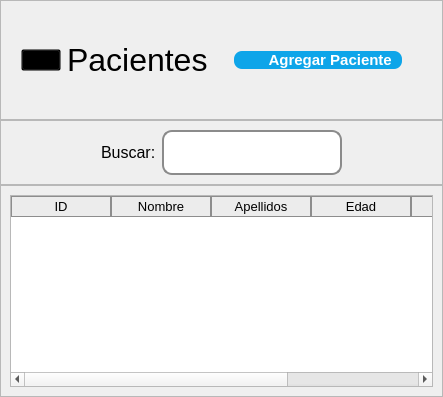
            <widget class="QWidget" name="pagPacientes">
             <layout class="QVBoxLayout" name="verticalLayout_12" stretch="0,0,0">
              <property name="spacing">
               <number>0</number>
              </property>
              <property name="leftMargin">
               <number>0</number>
              </property>
              <property name="topMargin">
               <number>0</number>
              </property>
              <property name="rightMargin">
               <number>0</number>
              </property>
              <property name="bottomMargin">
               <number>0</number>
              </property>
              <item alignment="Qt::AlignTop">
               <widget class="QFrame" name="frame_20">
                <property name="sizePolicy">
                 <sizepolicy hsizetype="Preferred" vsizetype="Expanding">
                  <horstretch>0</horstretch>
                  <verstretch>0</verstretch>
                 </sizepolicy>
                </property>
                <property name="minimumSize">
                 <size>
                  <width>0</width>
                  <height>120</height>
                 </size>
                </property>
                <property name="frameShape">
                 <enum>QFrame::StyledPanel</enum>
                </property>
                <property name="frameShadow">
                 <enum>QFrame::Raised</enum>
                </property>
                <layout class="QHBoxLayout" name="horizontalLayout_11">
                 <property name="spacing">
                  <number>6</number>
                 </property>
                 <property name="leftMargin">
                  <number>20</number>
                 </property>
                 <property name="topMargin">
                  <number>20</number>
                 </property>
                 <property name="rightMargin">
                  <number>20</number>
                 </property>
                 <property name="bottomMargin">
                  <number>20</number>
                 </property>
                 <item>
                  <widget class="QPushButton" name="pushButton_16">
                   <property name="styleSheet">
                    <string notr="true">QPushButton{
	background-color: transparent;
}</string>
                   </property>
                   <property name="text">
                    <string/>
                   </property>
                   <property name="icon">
                    <iconset>
                     <normaloff>img/pacientesPag.svg</normaloff>img/pacientesPag.svg</iconset>
                   </property>
                   <property name="iconSize">
                    <size>
                     <width>80</width>
                     <height>80</height>
                    </size>
                   </property>
                  </widget>
                 </item>
                 <item>
                  <widget class="QLabel" name="lblBienvenenida_3">
                   <property name="sizePolicy">
                    <sizepolicy hsizetype="Preferred" vsizetype="Expanding">
                     <horstretch>0</horstretch>
                     <verstretch>0</verstretch>
                    </sizepolicy>
                   </property>
                   <property name="font">
                    <font>
                     <family>Arial</family>
                     <pointsize>24</pointsize>
                    </font>
                   </property>
                   <property name="text">
                    <string>Pacientes</string>
                   </property>
                  </widget>
                 </item>
                 <item>
                  <widget class="QPushButton" name="btnAgregarPaciente">
                   <property name="sizePolicy">
                    <sizepolicy hsizetype="Expanding" vsizetype="Fixed">
                     <horstretch>0</horstretch>
                     <verstretch>0</verstretch>
                    </sizepolicy>
                   </property>
                   <property name="maximumSize">
                    <size>
                     <width>16777215</width>
                     <height>16777215</height>
                    </size>
                   </property>
                   <property name="font">
                    <font>
                     <family>Arial</family>
                     <pointsize>11</pointsize>
                     <weight>75</weight>
                     <bold>true</bold>
                    </font>
                   </property>
                   <property name="cursor">
                    <cursorShape>PointingHandCursor</cursorShape>
                   </property>
                   <property name="layoutDirection">
                    <enum>Qt::LeftToRight</enum>
                   </property>
                   <property name="styleSheet">
                    <string notr="true">QPushButton{
	background-color: #0EA5E9;
	border: none;
	padding-left: 10px;
	padding-right: 10px;
	color: #fff;
	margin-left: 20px;
	margin-right: 20px;
	border-radius: 8px;
}

QPushButton::hover{
	background-color: #0284c7;
}</string>
                   </property>
                   <property name="text">
                    <string>      Agregar Paciente</string>
                   </property>
                   <property name="icon">
                    <iconset>
                     <normaloff>img/add.svg</normaloff>img/add.svg</iconset>
                   </property>
                   <property name="iconSize">
                    <size>
                     <width>20</width>
                     <height>50</height>
                    </size>
                   </property>
                  </widget>
                 </item>
                </layout>
               </widget>
              </item>
              <item alignment="Qt::AlignTop">
               <widget class="QFrame" name="frame_19">
                <property name="minimumSize">
                 <size>
                  <width>0</width>
                  <height>55</height>
                 </size>
                </property>
                <property name="maximumSize">
                 <size>
                  <width>16777215</width>
                  <height>80</height>
                 </size>
                </property>
                <property name="frameShape">
                 <enum>QFrame::StyledPanel</enum>
                </property>
                <property name="frameShadow">
                 <enum>QFrame::Raised</enum>
                </property>
                <layout class="QHBoxLayout" name="horizontalLayout_10">
                 <property name="leftMargin">
                  <number>100</number>
                 </property>
                 <property name="rightMargin">
                  <number>100</number>
                 </property>
                 <item>
                  <widget class="QLabel" name="label_7">
                   <property name="sizePolicy">
                    <sizepolicy hsizetype="Preferred" vsizetype="Preferred">
                     <horstretch>0</horstretch>
                     <verstretch>0</verstretch>
                    </sizepolicy>
                   </property>
                   <property name="font">
                    <font>
                     <family>Arial</family>
                     <pointsize>12</pointsize>
                    </font>
                   </property>
                   <property name="text">
                    <string>Buscar:</string>
                   </property>
                  </widget>
                 </item>
                 <item>
                  <widget class="QLineEdit" name="inpBusquedaPacientes">
                   <property name="sizePolicy">
                    <sizepolicy hsizetype="Expanding" vsizetype="MinimumExpanding">
                     <horstretch>0</horstretch>
                     <verstretch>0</verstretch>
                    </sizepolicy>
                   </property>
                   <property name="font">
                    <font>
                     <family>Arial</family>
                     <pointsize>12</pointsize>
                    </font>
                   </property>
                   <property name="styleSheet">
                    <string notr="true">QLineEdit{
	border-radius: 10px;
	border: 2px solid #8B8B8B;
	padding: 10px;
	color: #525252;
}</string>
                   </property>
                   <property name="text">
                    <string/>
                   </property>
                   <property name="alignment">
                    <set>Qt::AlignCenter</set>
                   </property>
                  </widget>
                 </item>
                </layout>
               </widget>
              </item>
              <item>
               <widget class="QFrame" name="frame_21">
                <property name="sizePolicy">
                 <sizepolicy hsizetype="Preferred" vsizetype="Expanding">
                  <horstretch>0</horstretch>
                  <verstretch>0</verstretch>
                 </sizepolicy>
                </property>
                <property name="frameShape">
                 <enum>QFrame::StyledPanel</enum>
                </property>
                <property name="frameShadow">
                 <enum>QFrame::Raised</enum>
                </property>
                <layout class="QVBoxLayout" name="verticalLayout_11">
                 <item>
                  <widget class="QTableWidget" name="tblPacientes">
                   <property name="font">
                    <font>
                     <family>Arial</family>
                     <pointsize>12</pointsize>
                    </font>
                   </property>
                   <property name="styleSheet">
                    <string notr="true">QHeaderView::section{
	background-color: #ECECEC;
	border: 1px solid #8d8d8d;
}</string>
                   </property>
                   <property name="textElideMode">
                    <enum>Qt::ElideMiddle</enum>
                   </property>
                   <column>
                    <property name="text">
                     <string>ID</string>
                    </property>
                    <property name="font">
                     <font>
                      <family>Arial</family>
                      <pointsize>10</pointsize>
                     </font>
                    </property>
                   </column>
                   <column>
                    <property name="text">
                     <string>Nombre</string>
                    </property>
                    <property name="font">
                     <font>
                      <family>Arial</family>
                      <pointsize>10</pointsize>
                     </font>
                    </property>
                   </column>
                   <column>
                    <property name="text">
                     <string>Apellidos</string>
                    </property>
                    <property name="font">
                     <font>
                      <family>Arial</family>
                      <pointsize>10</pointsize>
                     </font>
                    </property>
                   </column>
                   <column>
                    <property name="text">
                     <string>Edad</string>
                    </property>
                    <property name="font">
                     <font>
                      <family>Arial</family>
                      <pointsize>10</pointsize>
                     </font>
                    </property>
                   </column>
                   <column>
                    <property name="text">
                     <string>Editar</string>
                    </property>
                    <property name="font">
                     <font>
                      <family>Arial</family>
                      <pointsize>10</pointsize>
                     </font>
                    </property>
                   </column>
                   <column>
                    <property name="text">
                     <string>Eliminar</string>
                    </property>
                    <property name="font">
                     <font>
                      <family>Arial</family>
                      <pointsize>10</pointsize>
                     </font>
                    </property>
                   </column>
                  </widget>
                 </item>
                </layout>
               </widget>
              </item>
             </layout>
            </widget>
